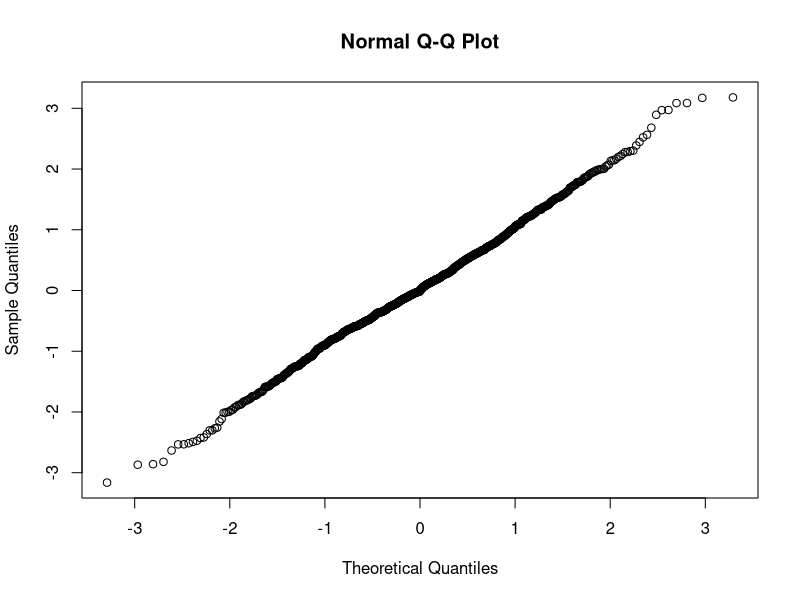
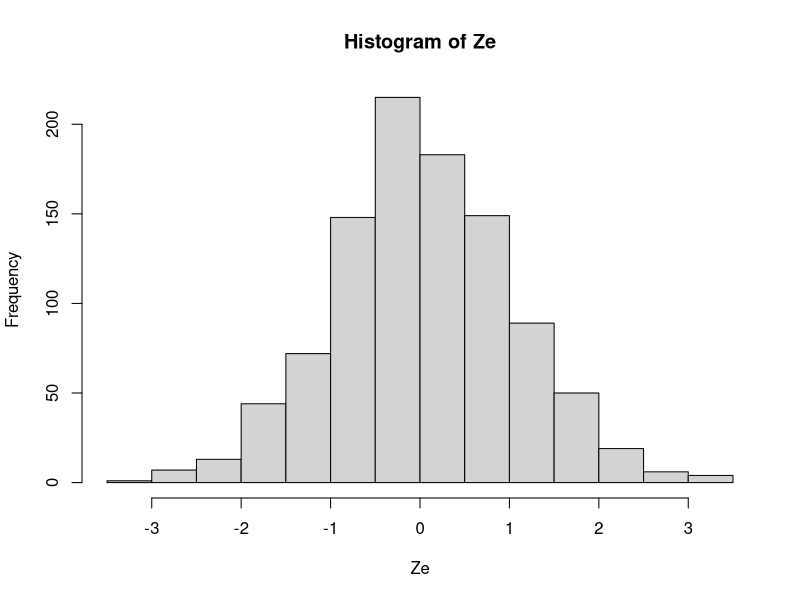
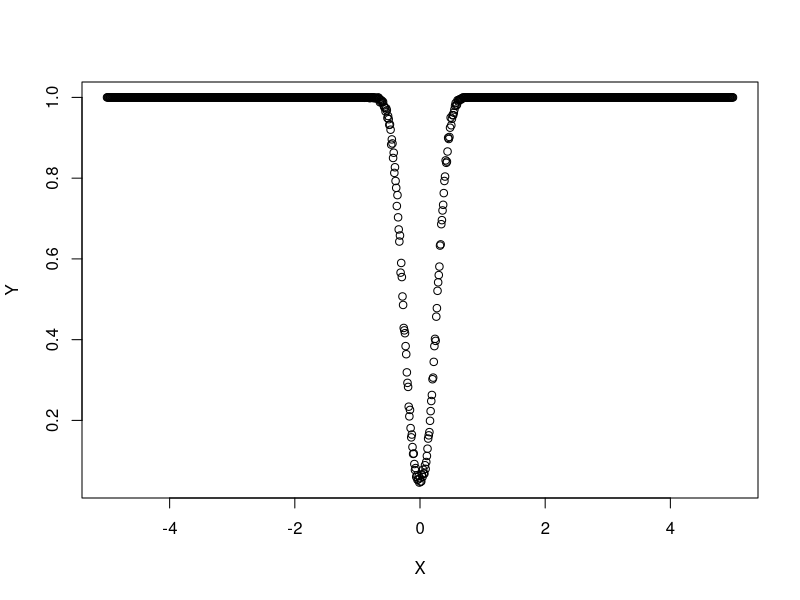
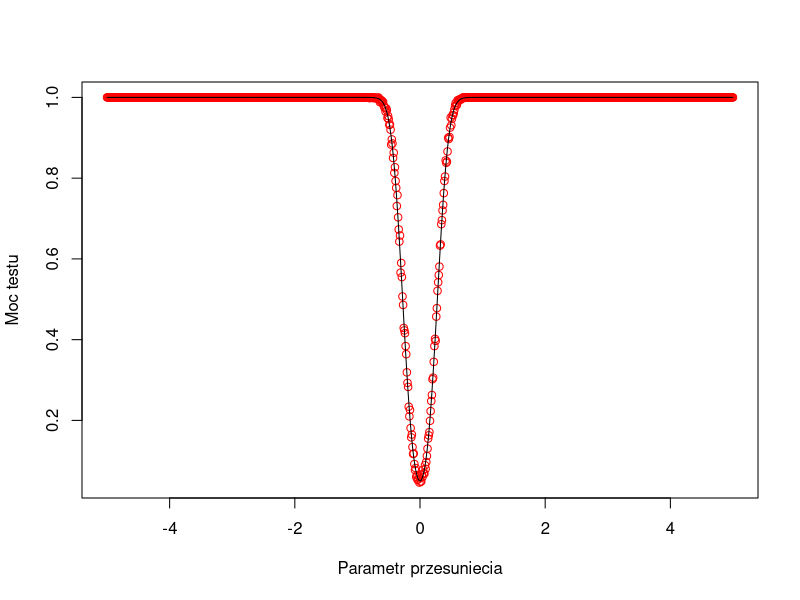

These charts were generated, in order, by the following R code:
library("ggplot2")

n=100#licznosc proby - moze byc mala
symNum=1000#liczba powtorzen eksperymentu
Xe=matrix(rexp(n*symNum,1), ncol=symNum)
Ye=matrix(rexp(n*symNum,1), ncol=symNum)
Xme=apply(Xe,2,mean)
Yme=apply(Ye,2,mean)
Ze=(Xme-Yme)*sqrt(n/2)

Norm=rnorm(symNum)
#licznik=1:symNum
#dane=data.frame(licznik,Ze,Norm)
#dane2=melt(dane,id="licznik")
#ggplot(dane2,aes(x=value))+geom_density(aes(group=variable,colour=variable)))
qqnorm(Ze)
hist(Ze)
ks.test(Ze,"pnorm")

#moc testu

critical <- function(x){
  wynik=0
  if(x<(-1.96) || x>1.96){
      wynik=1
  }
return(wynik)
}

MocEmp <- function(shift){
  n=100
  symNum=1000
  Xe=matrix(rexp(n*symNum,1),ncol=symNum)
  Ye=matrix(rexp(n*symNum,1),ncol=symNum)
  Xme=apply(Xe,2,mean)
  Yme=apply(Ye,2,mean)
  Ze=(Xme-Yme+rep(shift,symNum))*sqrt(n/2)
  return (mean(apply(as.matrix(Ze),1,critical)))
}

#MocEmp(0.1)
#shift=5

X=seq(-5,5,by=0.01)
Y=apply(as.matrix(X),1,MocEmp)
plot(X,Y)

Moc <- function(a,delta,proba){
  return((1-pnorm(qnorm(1-a/2)-sqrt(proba/2)*delta))+pnorm(qnorm(a/2)-sqrt(proba/2)*delta))
}

X=seq(-5,5,by=0.01)
Z=Moc(0.05,X,100)

plot(X,Y,col="red", ylab = "Moc testu", xlab="Parametr przesuniecia")
lines(X,Z,col="black",type="l", ylab = "Moc testu", xlab="Parametr przesuniecia")